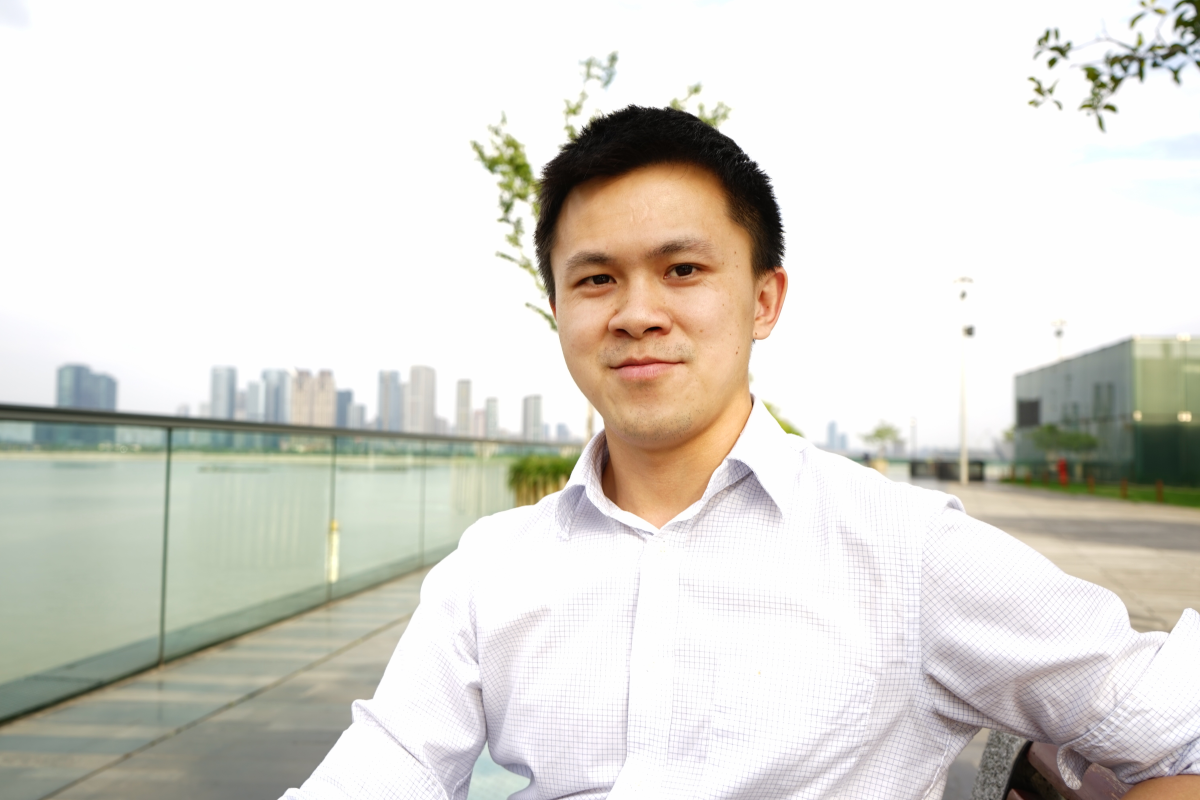
#> input picture data/test.jpeg, 6000 x 4000 px (shown at 1/5 size)
$ python cv_rotate.py
#> lines starting #> are read from the running program, lines starting #| are printed output that depends on the picture
import cv2
import numpy as np
import random
from io import StringIO
from io import BytesIO
from PIL import Image

def rotate_image(image, angle):
    image_center = tuple(np.array(image.shape[1::-1]) / 2)
    rot_mat = cv2.getRotationMatrix2D(image_center, angle, 1.0)
    result = cv2.warpAffine(image, rot_mat, image.shape[1::-1], flags=cv2.INTER_LINEAR)
    return result

img = cv2.imread('./data/test.jpeg')
#> img is the input picture: shape (4000, 6000, 3); mean B, G, R 208.8, 215.5, 217.8
img = cv2.resize(img, (600, 600))
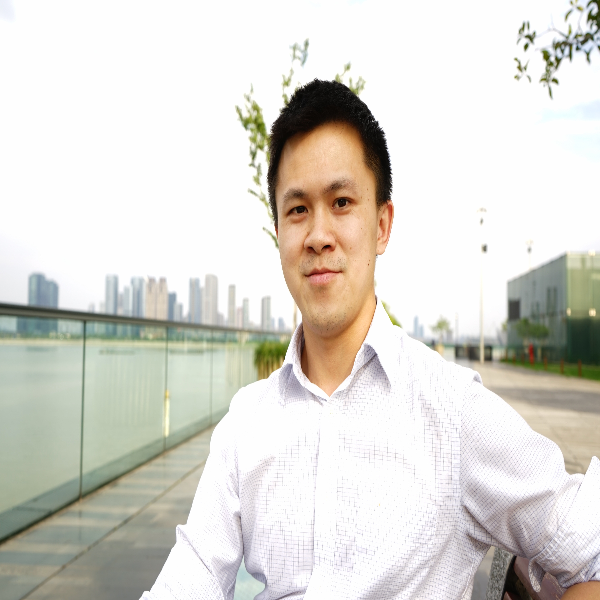
#> img: shape (600, 600, 3); mean B, G, R 208.8, 215.5, 217.8


rotate_img = rotate_image(img, 0)

image = Image.fromarray(cv2.cvtColor(rotate_img, cv2.COLOR_BGR2RGB))
buffer = BytesIO()
image.save(buffer, "JPEG", quality=30)
jpeg_image = Image.open(buffer)
jpeg_image = cv2.cvtColor(np.asarray(jpeg_image),cv2.COLOR_RGB2BGR)
#> jpeg_image: shape (600, 600, 3)


# rotate_img = rotate_img.transpose((1,0,2))
# print(rotate_img.shape)

# cv2.imshow('origin_img', img)
cv2.imshow('rotate_img', rotate_img)
cv2.imshow('rotatejpeg_image_img', jpeg_image)
cv2.waitKey(-1)
